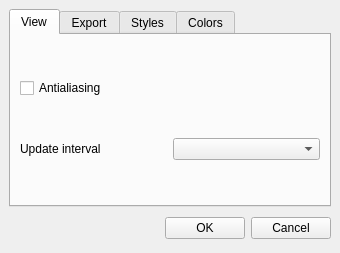
<?xml version="1.0" encoding="UTF-8"?>
<ui version="4.0">
 <class>PrefsDialog</class>
 <widget class="QDialog" name="PrefsDialog">
  <property name="geometry">
   <rect>
    <x>0</x>
    <y>0</y>
    <width>340</width>
    <height>253</height>
   </rect>
  </property>
  <property name="windowTitle">
   <string>Preferences</string>
  </property>
  <layout class="QVBoxLayout">
   <property name="spacing">
    <number>6</number>
   </property>
   <property name="margin">
    <number>9</number>
   </property>
   <item>
    <widget class="QTabWidget" name="tabWidget">
     <property name="currentIndex">
      <number>0</number>
     </property>
     <widget class="QWidget" name="View">
      <attribute name="title">
       <string>View</string>
      </attribute>
      <layout class="QVBoxLayout" name="verticalLayout">
       <item>
        <widget class="QCheckBox" name="antialiasCheck">
         <property name="text">
          <string>Antialiasing</string>
         </property>
        </widget>
       </item>
       <item>
        <layout class="QHBoxLayout" name="horizontalLayout">
         <item>
          <widget class="QLabel" name="label_5">
           <property name="text">
            <string>Update interval</string>
           </property>
          </widget>
         </item>
         <item>
          <widget class="QComboBox" name="intervalCombo"/>
         </item>
        </layout>
       </item>
      </layout>
     </widget>
     <widget class="QWidget" name="Export">
      <attribute name="title">
       <string>Export</string>
      </attribute>
      <layout class="QGridLayout" name="gridLayout_2">
       <item row="0" column="0">
        <widget class="QLabel" name="label">
         <property name="text">
          <string>Bitmap DPI</string>
         </property>
        </widget>
       </item>
       <item row="0" column="1">
        <widget class="QComboBox" name="exportDPI">
         <property name="toolTip">
          <string>&lt;html&gt;&lt;head&gt;&lt;meta name=&quot;qrichtext&quot; content=&quot;1&quot; /&gt;&lt;/head&gt;&lt;body style=&quot; white-space: pre-wrap; font-family:Sans Serif; font-size:9pt; font-weight:400; font-style:normal; text-decoration:none;&quot;&gt;&lt;p style=&quot; margin-top:0px; margin-bottom:0px; margin-left:0px; margin-right:0px; -qt-block-indent:0; text-indent:0px;&quot;&gt;Dots Per Inch is used to convert from the physical size of the plot to the number of pixels in output bitmaps&lt;/p&gt;&lt;/body&gt;&lt;/html&gt;</string>
         </property>
         <property name="editable">
          <bool>true</bool>
         </property>
         <item>
          <property name="text">
           <string>75</string>
          </property>
         </item>
         <item>
          <property name="text">
           <string>100</string>
          </property>
         </item>
         <item>
          <property name="text">
           <string>150</string>
          </property>
         </item>
         <item>
          <property name="text">
           <string>300</string>
          </property>
         </item>
        </widget>
       </item>
       <item row="0" column="2">
        <widget class="QCheckBox" name="exportAntialias">
         <property name="toolTip">
          <string>&lt;html&gt;&lt;head&gt;&lt;meta name=&quot;qrichtext&quot; content=&quot;1&quot; /&gt;&lt;/head&gt;&lt;body style=&quot; white-space: pre-wrap; font-family:Sans Serif; font-size:9pt; font-weight:400; font-style:normal; text-decoration:none;&quot;&gt;&lt;p style=&quot; margin-top:0px; margin-bottom:0px; margin-left:0px; margin-right:0px; -qt-block-indent:0; text-indent:0px;&quot;&gt;Appy antialiasing, or smoothing, to output bitmap images. This is recommended for most purposes.&lt;/p&gt;&lt;/body&gt;&lt;/html&gt;</string>
         </property>
         <property name="text">
          <string>Antialias</string>
         </property>
        </widget>
       </item>
       <item row="1" column="0">
        <widget class="QLabel" name="label_3">
         <property name="text">
          <string>Jpeg quality</string>
         </property>
        </widget>
       </item>
       <item row="1" column="1">
        <widget class="QSpinBox" name="exportQuality">
         <property name="toolTip">
          <string>&lt;html&gt;&lt;head&gt;&lt;meta name=&quot;qrichtext&quot; content=&quot;1&quot; /&gt;&lt;/head&gt;&lt;body style=&quot; white-space: pre-wrap; font-family:Sans Serif; font-size:9pt; font-weight:400; font-style:normal; text-decoration:none;&quot;&gt;&lt;p style=&quot; margin-top:0px; margin-bottom:0px; margin-left:0px; margin-right:0px; -qt-block-indent:0; text-indent:0px;&quot;&gt;Choose Jpeg quality setting. Lower values are lower quality with more compression.&lt;/p&gt;&lt;/body&gt;&lt;/html&gt;</string>
         </property>
         <property name="minimum">
          <number>0</number>
         </property>
         <property name="maximum">
          <number>100</number>
         </property>
         <property name="value">
          <number>85</number>
         </property>
        </widget>
       </item>
       <item row="2" column="0">
        <widget class="QLabel" name="label_2">
         <property name="text">
          <string>Postscript color</string>
         </property>
        </widget>
       </item>
       <item row="2" column="1" colspan="2">
        <widget class="QComboBox" name="exportColor">
         <property name="toolTip">
          <string>&lt;html&gt;&lt;head&gt;&lt;meta name=&quot;qrichtext&quot; content=&quot;1&quot; /&gt;&lt;/head&gt;&lt;body style=&quot; white-space: pre-wrap; font-family:Sans Serif; font-size:9pt; font-weight:400; font-style:normal; text-decoration:none;&quot;&gt;&lt;p style=&quot; margin-top:0px; margin-bottom:0px; margin-left:0px; margin-right:0px; -qt-block-indent:0; text-indent:0px;&quot;&gt;Output postscript as full color, or convert to greyscale&lt;/p&gt;&lt;/body&gt;&lt;/html&gt;</string>
         </property>
         <item>
          <property name="text">
           <string>Color</string>
          </property>
         </item>
         <item>
          <property name="text">
           <string>Greyscale</string>
          </property>
         </item>
        </widget>
       </item>
      </layout>
     </widget>
     <widget class="QWidget" name="StylesTab">
      <attribute name="title">
       <string>Styles</string>
      </attribute>
      <layout class="QGridLayout" name="gridLayout">
       <item row="0" column="0">
        <widget class="QLabel" name="label_4">
         <property name="text">
          <string>Default stylesheet</string>
         </property>
        </widget>
       </item>
       <item row="0" column="1">
        <widget class="QLineEdit" name="styleLineEdit">
         <property name="toolTip">
          <string>A stylesheet file name specified here will be automatically loaded when creating a new document.
Leave blank for no stylesheet to be loaded.</string>
         </property>
        </widget>
       </item>
       <item row="0" column="2">
        <widget class="QPushButton" name="styleBrowseButton">
         <property name="text">
          <string>Browse...</string>
         </property>
        </widget>
       </item>
      </layout>
     </widget>
     <widget class="QWidget" name="tab">
      <attribute name="title">
       <string>Colors</string>
      </attribute>
      <layout class="QVBoxLayout" name="verticalLayout_2">
       <item>
        <widget class="QGroupBox" name="colorGroup">
         <property name="title">
          <string>Colors used by the Veusz user interface</string>
         </property>
        </widget>
       </item>
      </layout>
     </widget>
    </widget>
   </item>
   <item>
    <layout class="QHBoxLayout">
     <property name="spacing">
      <number>6</number>
     </property>
     <property name="margin">
      <number>0</number>
     </property>
     <item>
      <spacer>
       <property name="orientation">
        <enum>Qt::Horizontal</enum>
       </property>
       <property name="sizeHint" stdset="0">
        <size>
         <width>131</width>
         <height>31</height>
        </size>
       </property>
      </spacer>
     </item>
     <item>
      <widget class="QPushButton" name="okButton">
       <property name="text">
        <string>OK</string>
       </property>
      </widget>
     </item>
     <item>
      <widget class="QPushButton" name="cancelButton">
       <property name="text">
        <string>Cancel</string>
       </property>
      </widget>
     </item>
    </layout>
   </item>
  </layout>
 </widget>
 <resources/>
 <connections>
  <connection>
   <sender>okButton</sender>
   <signal>clicked()</signal>
   <receiver>PrefsDialog</receiver>
   <slot>accept()</slot>
   <hints>
    <hint type="sourcelabel">
     <x>296</x>
     <y>175</y>
    </hint>
    <hint type="destinationlabel">
     <x>96</x>
     <y>254</y>
    </hint>
   </hints>
  </connection>
  <connection>
   <sender>cancelButton</sender>
   <signal>clicked()</signal>
   <receiver>PrefsDialog</receiver>
   <slot>reject()</slot>
   <hints>
    <hint type="sourcelabel">
     <x>389</x>
     <y>175</y>
    </hint>
    <hint type="destinationlabel">
     <x>179</x>
     <y>282</y>
    </hint>
   </hints>
  </connection>
 </connections>
</ui>
